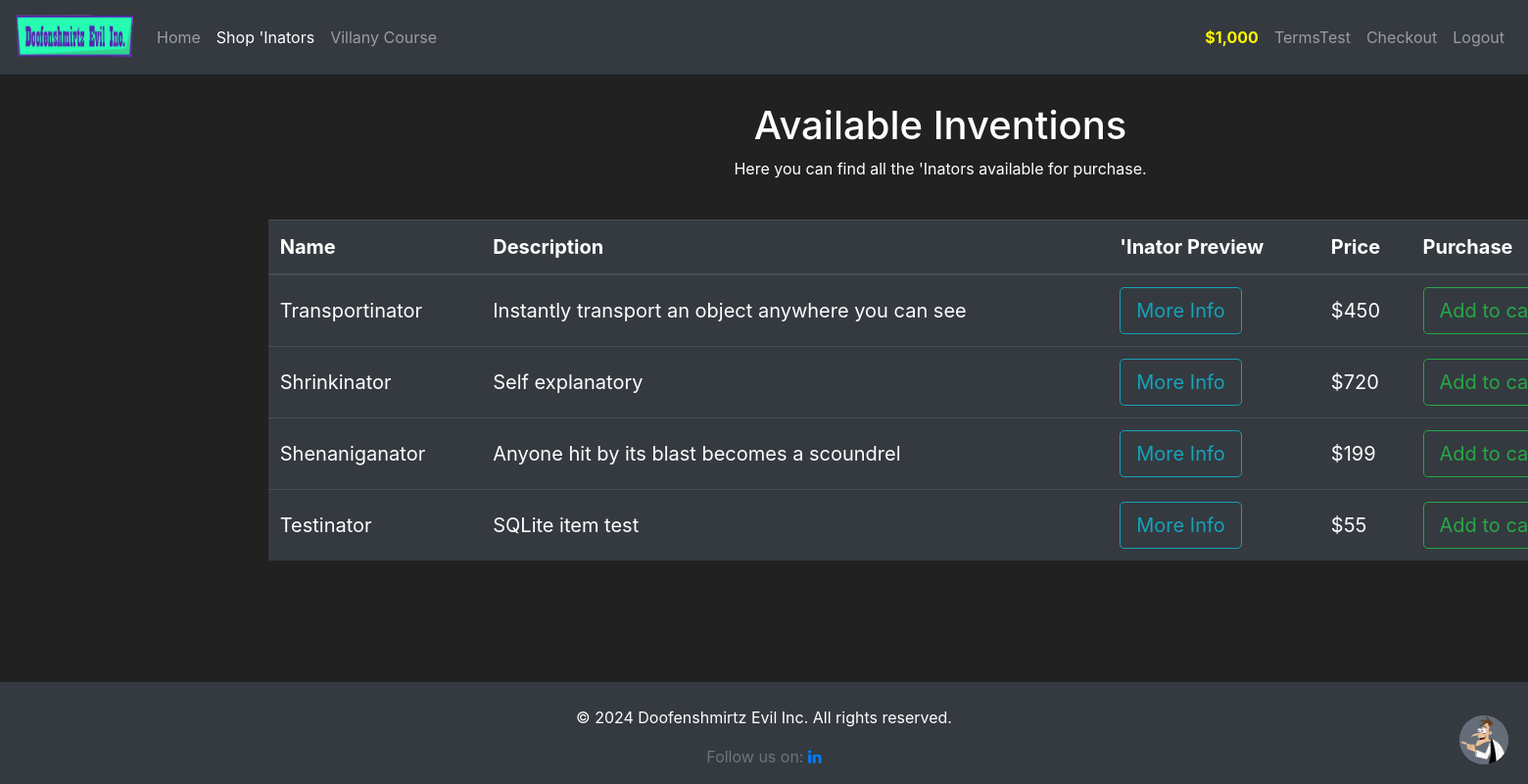
/shop (signed in), run on the app's committed database.
### market/models.py (models this page shows, shortened)
class User(db.Model, UserMixin):
    id = db.Column(db.Integer, primary_key=True)
    username = db.Column(db.String(30), nullable=False, unique=True)
    billing_first_name = db.Column(db.String(30), nullable=True)
    billing_last_name = db.Column(db.String(30), nullable=True)
    billing_address = db.Column(db.String(100), nullable=True)
    billing_address2 = db.Column(db.String(100), nullable=True)
    billing_city = db.Column(db.String(30), nullable=True)
    billing_zip_code = db.Column(db.String(10), nullable=True)
    email_address = db.Column(db.String(100), nullable=False, unique=True)
    password_hash = db.Column(db.String(60), nullable=False)
    budget = db.Column(db.Integer, nullable=False, default=1000)
    items = db.relationship('Item', backref='owned_user', lazy=True)
    @property
    def prettier_budget(self):
        if len(str(self.budget)) >= 4:
            return f'${str(self.budget)[:-3]},{str(self.budget)[-3:]}'
        else:
            return f"${self.budget}"
    @property
    def password(self):
        return self.password

class Item(db.Model):
    id = db.Column(db.Integer, primary_key=True)
    name = db.Column(db.String(100), nullable=False, unique=True)
    description = db.Column(db.String(500), nullable=False)
    long_description = db.Column(db.String(1000), nullable=False)
    price = db.Column(db.Integer, nullable=False)
    barcode = db.Column(db.String(12), nullable=False, unique=True)
    owner = db.Column(db.Integer, db.ForeignKey('user.id'))
    image = db.Column(db.String(100), nullable=True)

### market/routes.py (the view, shortened to what this page needs)
@app.route('/shop', methods=['GET', 'POST'])
@login_required
def shopPage():
    if 'cart_item' not in session:
        session['cart_item'] = []
    add_to_cart_form = AddToCart()
    return_form = ReturnItemForm()
    if request.method == 'GET':
        items = Item.query.filter_by(owner=None)
        owned_item = Item.query.filter_by(owner=current_user.id)
        in_cart = Item.query.filter(Item.name.in_(session['cart_item']))
        return render_template('shop.html', items=items, add_to_cart_form=add_to_cart_form, in_cart=in_cart, owned_item=owned_item, return_form=return_form)

### market/models.py (called while the page is built)
@login_manager.user_loader
def load_user(user_id):
    return User.query.get(int(user_id))

### market/templates/shop.html (shortened to what this page needs)
{% extends 'base.html' %} {% block title %} Shop 'Inators - Doofenshmirtz Evil Inc. {% endblock %}
{% block content %}
<div class="container-fluid mt-1 custom-container">
    <div class="row justify-content-center">
        <div class="col-lg-9">
            <div class="text-center">
                <h1>Available Inventions</h1>
                <p>Here you can find all the 'Inators available for purchase.</p>
            </div>
            <br>
            <div class="table-responsive">
                <table class="table table-hover table-dark w-100" style="font-size: 1.25rem;">
                    <thead>
                        <tr>
                            <th scope="col">Name</th>
                            <th scope="col">Description</th>
                            <th scope="col">'Inator Preview</th>
                            <th scope="col">Price</th>
                            <th scope="col">Purchase</th>
                        </tr>
                    </thead>
                    <tbody>
                        {% for item in items %}
                        <tr>
                            <td class="align-middle">{{ item.name }}</td>
                            <td class="align-middle">{{ item.description }}</td>
                            <td class="align-middle">
                                <button class="btn btn-outline-info btn-lg" data-toggle="modal"
                                    data-target="#Modal-MoreInfo-{{ item.id }}">More Info</button>
                            </td>
                            <td class="align-middle">${{ item.price }}</td>
                            <td class="align-middle">
                                <button class="btn btn-outline-success btn-lg" data-toggle="modal"
                                    data-target="#Modal-AddToCart-{{ item.id }}">Add to cart</button>
                            </td>
                        </tr>
                        {% endfor %}
                    </tbody>
                </table>
            </div>
        </div>
    </div>
</div>
{% endblock %}

### market/templates/base.html (shortened to what this page needs)
<!doctype html>
<html lang="en">
<head>
    <link rel="stylesheet" href="https://cdn.jsdelivr.net/npm/bootstrap@4.5.3/dist/css/bootstrap.min.css"
>
    <link rel="stylesheet" href="{{ url_for('static', filename='css/style.css') }}">
</head>
<body>
    <nav class="navbar navbar-expand-md navbar-dark bg-dark">
        <a class="navbar-brand" href="{{ url_for('homePage') }}">
            <img src="{{ url_for('static', filename='images/logo-temp.png') }}" width="120" height="50"
                class="d-inline-block align-top" alt="Doofenshmirtz Evil Inc.">
        </a>
        <div class="collapse navbar-collapse" id="navbarNav">
            <ul class="navbar-nav mr-auto">
                <li class="nav-item {% if request.endpoint == 'homePage' %}active{% endif %}">
                    <a class="nav-link" href="{{ url_for('homePage') }}">Home <span class="sr-only">(current)</span></a>
                </li>
                {% if current_user.is_authenticated %}
                <li class="nav-item {% if request.endpoint == 'shopPage' %}active{% endif %}">
                    <a class="nav-link" href="{{ url_for('shopPage') }}">Shop 'Inators</a>
                </li>
                <li class="nav-item {% if request.endpoint == 'villanyCourse' %}active{% endif %}">
                    <a class="nav-link" href="{{ url_for('villanyCourse') }}">Villany Course</a>
                </li>
                {% endif %}
            </ul>
            {% if current_user.is_authenticated %}
            <ul class="navbar-nav">
                <li class="nav-item">
                    <a class="nav-link" style="color: #fff700; font-weight: bold;">
                        {{ current_user.prettier_budget }}
                    </a>
                </li>
                <li class="nav-item">
                    <a class="nav-link" href="{{ url_for('profilePage') }}">{{ current_user.username }}</a>
                </li>
                <li class="nav-item">
                    <a class="nav-link" href="{{ url_for('checkoutPage') }}">Checkout</a>
                </li>
                <li class="nav-item ">
                    <a class="nav-link" href="{{ url_for('logoutPage') }}" id="logoutLink">Logout</a>
                </li>
            </ul>
            {% endif %}
        </div>
    </nav>
    <div class="container-fluid mt-4 custom-wrapper custom-container">
        {% block content %}{% endblock %}
    </div>
    <link rel="stylesheet" href="https://cdnjs.cloudflare.com/ajax/libs/font-awesome/4.7.0/css/font-awesome.min.css">
    <footer class="footer mt-auto py-3 bg-dark text-white text-center">
        <div class="container">
            <p class="mt-2">&copy; 2024 Doofenshmirtz Evil Inc. All rights reserved.</p>
            <span class="text-muted">Follow us on:</span>
            <a href="https://www.linkedin.com/in/danielsioldea/" class="fa fa-linkedin" target="_blank"></a>
        </div>
    </footer>
    <div>
        <button class="chat-button" onclick="toggleChat()">
            <img src="{{ url_for('static', filename='images/docpfp.png') }}" alt="Chat" class="chat-button">
        </button>
    </div>
</body>
</html>

### market/static/css/style.css (style rules this page uses)
body { background-color: #212121; color: white; display: flex; flex-direction: column; min-height: 100vh; overflow-x: hidden; }
.custom-container { padding-left: 20px; padding-right: 20px; }
.custom-wrapper { width: 1920px; margin: 0 auto; }
.footer { flex-shrink: 0; }
.chat-button { position: fixed; bottom: 20px; right: 20px; z-index: 1050; background-color: #646d78; color: white; border: none; border-radius: 50%; width: 50px; height: 50px; display: flex; justify-content: center; align-items: center; font-size: 24px; cursor: pointer; }

### data on the page
User: prettier_budget "$1,000", username "TermsTest"
Item: name "Transportinator", description "Instantly transport an object anywhere you can see", price "450"
Item: name "Shrinkinator", description "Self explanatory", price "720"
Item: name "Shenaniganator", description "Anyone hit by its blast becomes a scoundrel", price "199"
Item: name "Testinator", description "SQLite item test", price "55"
